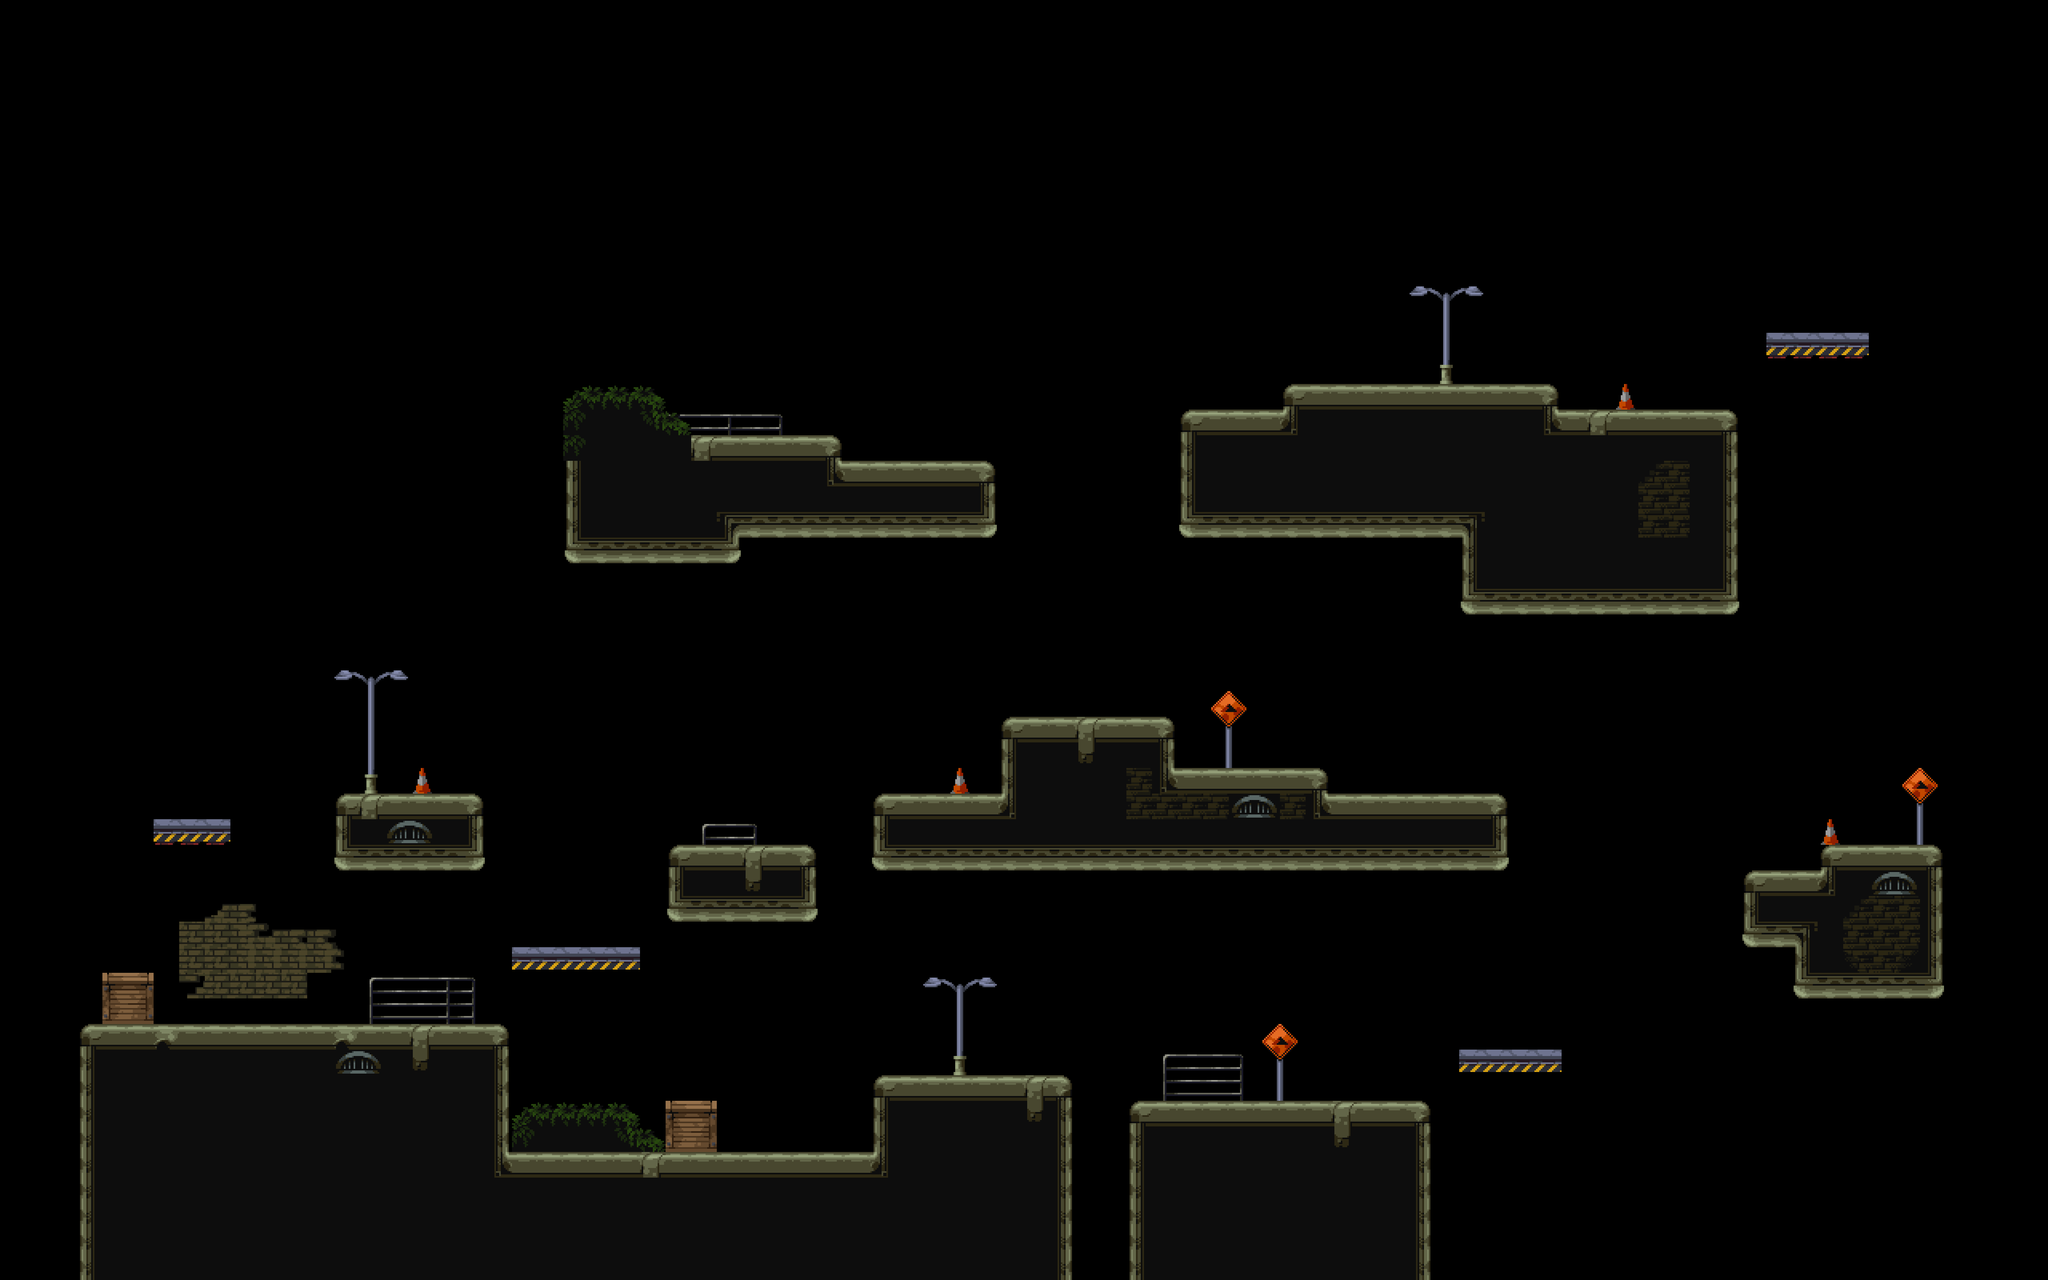

Tiled map render using the project's own tile images. Description and the map definition, with tile-layer contents summarised, below:
An orthogonal 80x50 tile map with 64x64 px tiles, 5 tile layers (BG, BG Detail, Level, FG Detail Bottom, ...), 2 tilesets and 19 objects (12x Enemy, 3x Border, 2x Platform, Border , Player).

<map version="1.9" tiledversion="1.9.2" orientation="orthogonal" renderorder="right-down" width="80" height="50" tilewidth="64" tileheight="64" infinite="0" nextlayerid="8" nextobjectid="27">
 <tileset firstgid="1" source="tiles_out.tsx" />
 <tileset firstgid="326" source="Platforms.tsx" />
 <layer id="2" name="BG" width="80" height="50">
  <data>[4000 cells, 554 non-empty, 42 distinct tile ids]</data>
 </layer>
 <layer id="1" name="BG Detail" width="80" height="50">
  <data>[4000 cells, 0 non-empty, 0 distinct tile ids]</data>
 </layer>
 <layer id="3" name="Level" width="80" height="50">
  <data>[4000 cells, 311 non-empty, 20 distinct tile ids]</data>
 </layer>
 <layer id="5" name="FG Detail Bottom" width="80" height="50">
  <data>[4000 cells, 20 non-empty, 6 distinct tile ids]</data>
 </layer>
 <layer id="4" name="FG Detail Top" width="80" height="50">
  <data>[4000 cells, 43 non-empty, 13 distinct tile ids]</data>
 </layer>
 <objectgroup id="7" name="Platforms">
  <object id="4" name="Platform" gid="326" x="2600.5" y="1684.5" width="192" height="56" />
  <object id="5" name="Border " x="2595.5" y="1713.5" width="218" height="45" />
  <object id="8" name="Border" x="2580.5" y="637.5" width="236" height="56" />
  <object id="10" name="Platform" gid="326" x="3966.5" y="2489.5" width="192" height="56" />
  <object id="11" name="Border" x="3966.5" y="2547.5" width="190" height="52" />
  <object id="13" name="Border" x="3960.5" y="1607.5" width="190" height="48" />
 </objectgroup>
 <objectgroup id="6" name="Entities">
  <object id="14" name="Player" x="611.334" y="2356.66">
   <point />
  </object>
  <object id="15" name="Enemy" x="1942" y="2778.66">
   <point />
  </object>
  <object id="16" name="Enemy" x="1850.33" y="2006.66">
   <point />
  </object>
  <object id="17" name="Enemy" x="1010.33" y="1875">
   <point />
  </object>
  <object id="18" name="Enemy" x="3318.67" y="2688.33">
   <point />
  </object>
  <object id="19" name="Enemy" x="2491.34" y="2621.67">
   <point />
  </object>
  <object id="20" name="Enemy" x="4698.67" y="2000">
   <point />
  </object>
  <object id="21" name="Enemy" x="3581.67" y="1874">
   <point />
  </object>
  <object id="22" name="Enemy" x="3154" y="1802.67">
   <point />
  </object>
  <object id="23" name="Enemy" x="1577.33" y="920">
   <point />
  </object>
  <object id="24" name="Enemy" x="1973.33" y="969.334">
   <point />
  </object>
  <object id="25" name="Enemy" x="3430.67" y="833.334">
   <point />
  </object>
  <object id="26" name="Enemy" x="4024.67" y="883.333">
   <point />
  </object>
 </objectgroup>
</map>
